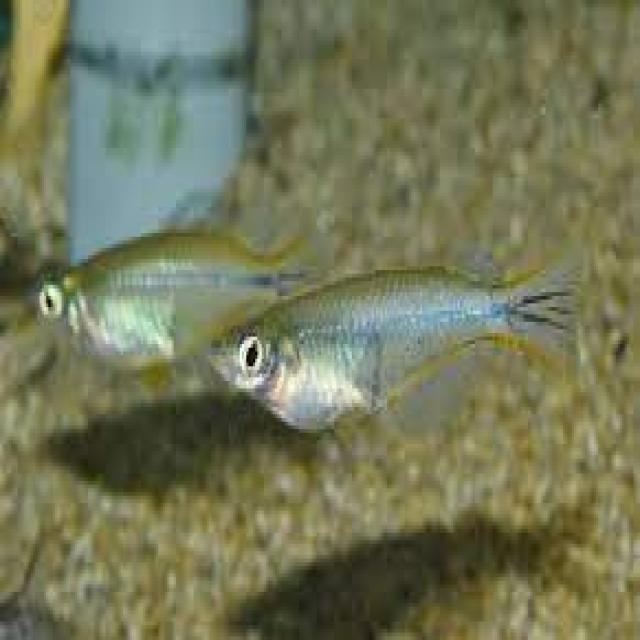
#> input picture image.jpg, 640 x 640 px; its folder holds 3 pictures in this run
$ python augmentation_dataset.py
#> lines starting #> are read from the running program, lines starting #| are printed output that depends on the picture; after the words box and inside, x2 and y2 are one past the last pixel; in counts of white or black regions, pixels touching at a corner belong together
#> further down, img is the input picture: shape (640, 640, 3); mean B, G, R 87.9, 119, 115.2
import cv2
import numpy as np
import os
import random

# ----------------------------
# Utility
# ----------------------------
def save(img, name, out_dir="outputs"):
    os.makedirs(out_dir, exist_ok=True)
    path = os.path.join(out_dir, f"{name}.png")
    cv2.imwrite(path, img)
    print(f"Saved: {path}")

# ----------------------------
# HSV augmentation
# ----------------------------
def augment_hsv(img, hsv_h=0.015, hsv_s=0.7, hsv_v=0.4):
#> called with hsv_h = 0.015, hsv_s = 0.7, hsv_v = 0.4
    hsv = cv2.cvtColor(img, cv2.COLOR_BGR2HSV).astype(np.float32)

    hsv[..., 0] = (hsv[..., 0] + hsv_h * 180) % 180
    hsv[..., 1] = np.clip(hsv[..., 1] * (1 + hsv_s), 0, 255)
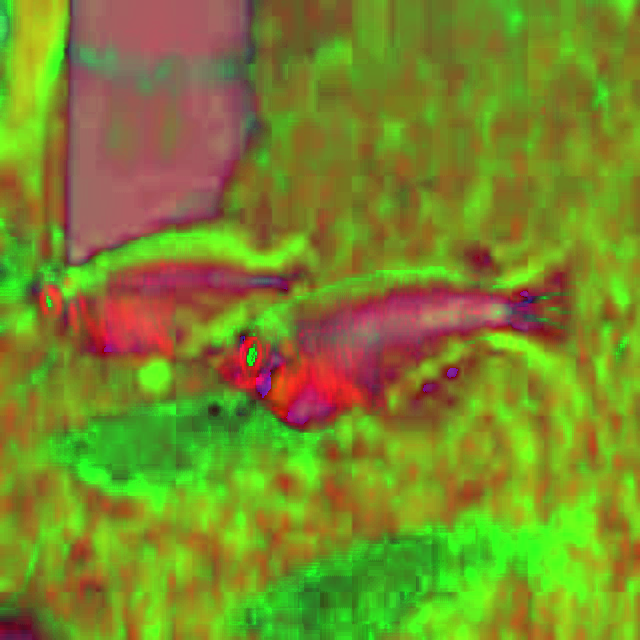
#> hsv: shape (640, 640, 3) float32; mean B, G, R 42, 138.5, 121.4
    hsv[..., 2] = np.clip(hsv[..., 2] * (1 + hsv_v), 0, 255)
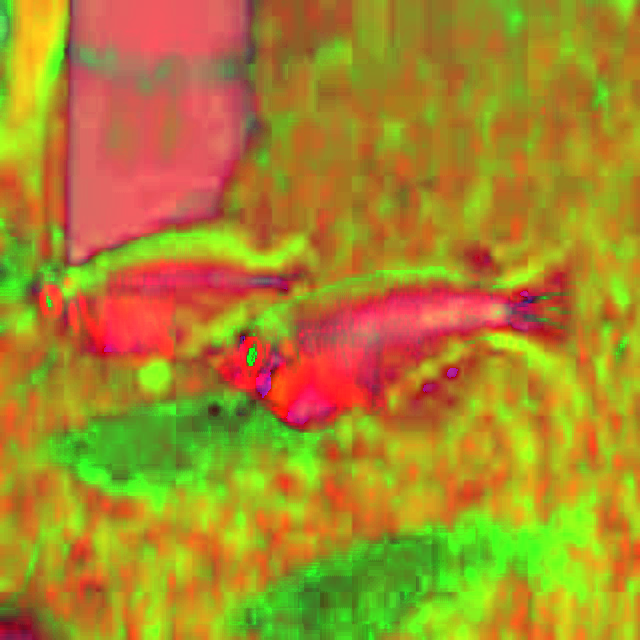
#> hsv: shape (640, 640, 3) float32; mean B, G, R 42, 138.5, 169.2

    return cv2.cvtColor(hsv.astype(np.uint8), cv2.COLOR_HSV2BGR)

# ----------------------------
# Translation
# ----------------------------
def translate(img, frac=0.1):
#> called with frac = 0.1
    h, w = img.shape[:2]
#> h = 640; w = 640
    tx = int(frac * w)
#> tx = 64
    ty = int(frac * h)
#> ty = 64
    M = np.float32([[1, 0, tx],
                    [0, 1, ty]])
#> M = [[1, 0, 64], [0, 1, 64]]
    return cv2.warpAffine(img, M, (w, h))

# ----------------------------
# Scaling (centered)
# ----------------------------
def scale(img, gain=0.5):
#> called with gain = 0.5
    h, w = img.shape[:2]
#> h = 640; w = 640
    scaled = cv2.resize(img, None, fx=gain, fy=gain)

    canvas = np.zeros_like(img)
    sh, sw = scaled.shape[:2]
#> sh = 320; sw = 320

    # Center offsets
    y_offset = (h - sh) // 2
#> y_offset = 160
    x_offset = (w - sw) // 2

    canvas[y_offset:y_offset+sh, x_offset:x_offset+sw] = scaled
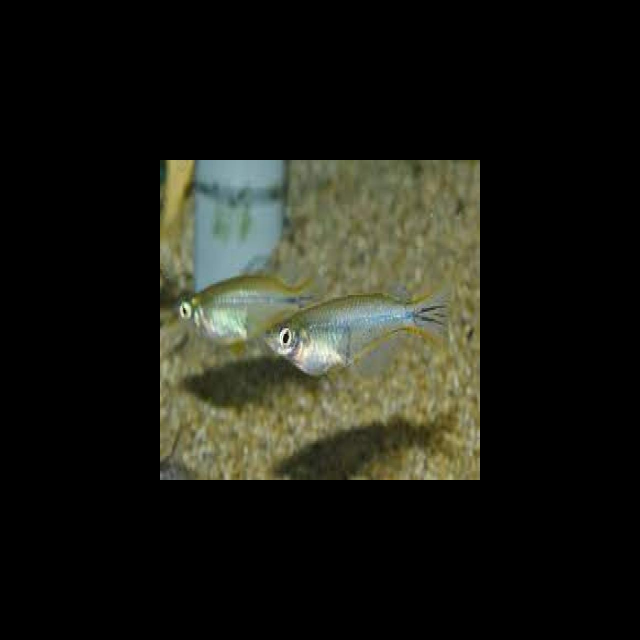
#> canvas: shape (640, 640, 3); mean B, G, R 22, 29.8, 28.8
    return canvas

# ----------------------------
# Flip Left–Right
# ----------------------------
def fliplr(img):
    return cv2.flip(img, 1)
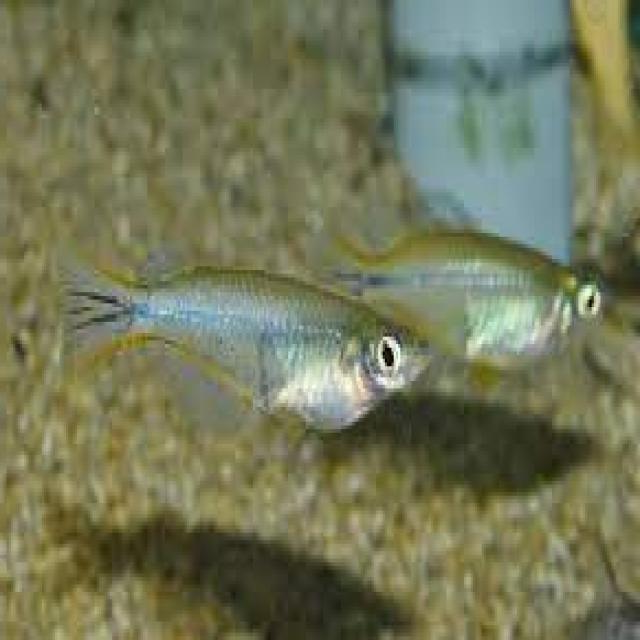
#> returned value: shape (640, 640, 3); mean of channels 0, 1, 2 87.9, 119, 115.2; drawn as B, G, R

# ----------------------------
# Mosaic (reuse same image 4×)
# ----------------------------
def mosaic_single_image(img, size=256):
#> called with size = 256
    img = cv2.resize(img, (size, size))
#> img: shape (256, 256, 3)
    top = np.hstack((img, img))
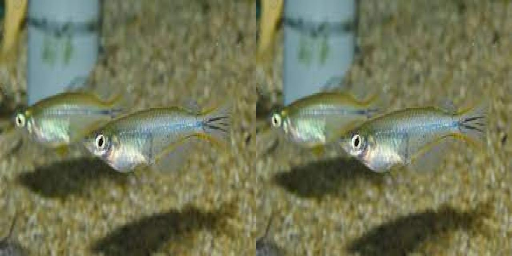
#> top: shape (256, 512, 3); mean of channels 0, 1, 2 87.8, 118.9, 115.1; drawn as B, G, R
    bottom = np.hstack((img, img))
    return np.vstack((top, bottom))
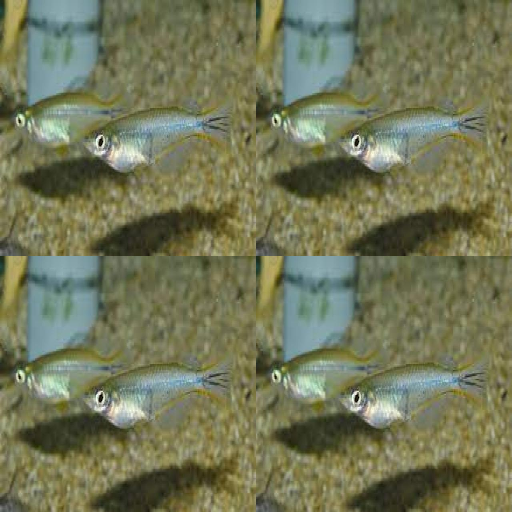
#> returned value: shape (512, 512, 3); mean of channels 0, 1, 2 87.8, 118.9, 115.1; drawn as B, G, R

# ----------------------------
# Random Erasing
# ----------------------------
def random_erasing(img, erase_ratio=0.4):
#> called with erase_ratio = 0.4
    h, w = img.shape[:2]
    eh, ew = int(h * erase_ratio), int(w * erase_ratio)

    x = random.randint(0, w - ew)
    y = random.randint(0, h - eh)

    erased = img.copy()
    erased[y:y+eh, x:x+ew] = np.random.randint(0, 255, (eh, ew, 3))
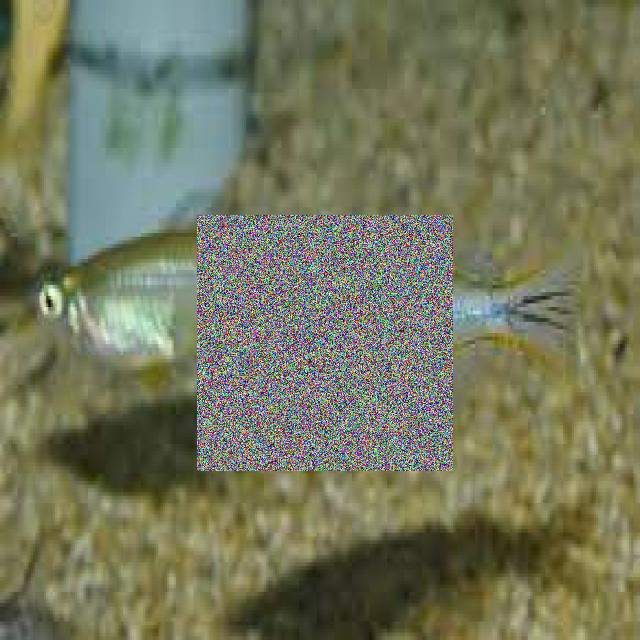
#> erased: shape (640, 640, 3); 16% of pixels changed, all inside (x1, y1, x2, y2) = (197, 215, 453, 471)
    return erased

# ----------------------------
# MAIN
# ----------------------------
if __name__ == "__main__":
    # Only ONE input image
    img = cv2.imread("image.jpg")

    save(img, "original")

    # 1. HSV (h, s, v combined)
    save(augment_hsv(img), "hsv")

    # 2. Translation
    save(translate(img, 0.1), "translate_0.1")

    # 3. Scaling (centered)
    save(scale(img, 0.5), "scale_0.5_centered")

    # 4. Flip Left–Right
    save(fliplr(img), "fliplr")

    # 5. Mosaic (same image tiled 2×2)
    save(mosaic_single_image(img), "mosaic_single_image")

    # 6. Random Erasing
    save(random_erasing(img, 0.4), "erasing_0.4")
